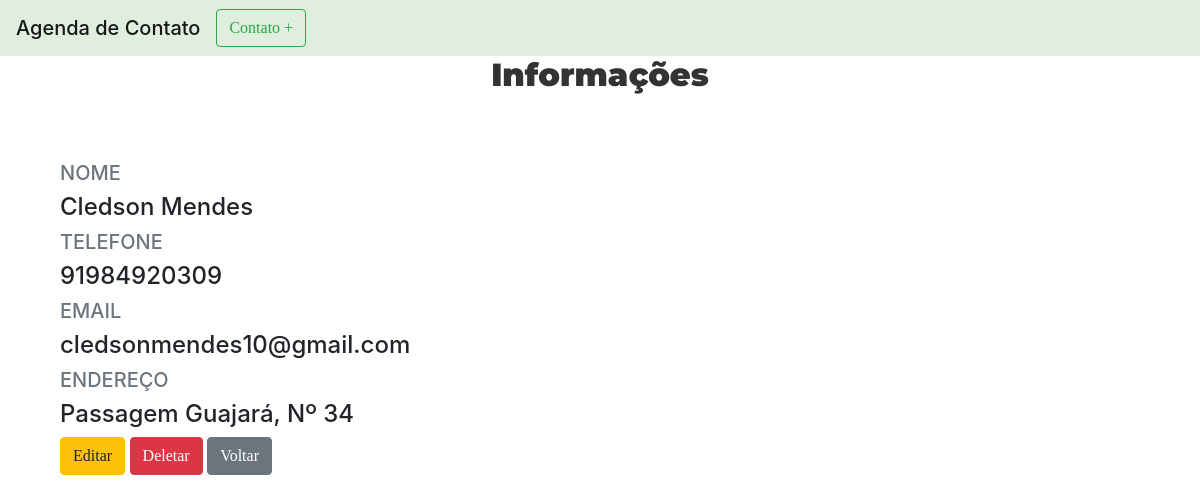
The app's page /1/info/ with its own data.
### core/models.py (models this page shows, shortened)
class Contato(models.Model):
    nome = models.CharField('Nome', max_length=100)
    email = models.EmailField('Email', max_length=100)
    phone = models.CharField('Telefone', max_length=11)
    endereco = models.CharField('Endereço', max_length=200)

### core/views.py (the view)
# urls.py: path('<int:pk>/info/', DetailContatoView.as_view(), name='info_contato'),
class DetailContatoView(DetailView):
    model = Contato
    template_name = 'contato_info.html'

### core/templates/contato_info.html
{% extends 'base.html' %}
{% load static %}
{% block content %}
</div>
</nav>
<div class="container">
    <div class="section-header text-center contact100-form-title">
        <h2 class="section-title wow fadeInDown" data-wow-delay="0.3s">Informações</h2>
    </div>
    <div class="justify-content-start">
                <dt class="col-sm-3 h5 text-secondary">NOME</dt>
                <dd class="col-sm-9 h4">{{ object.nome }}</dd>
                <dt class="col-sm-3 h5 text-secondary">TELEFONE</dt>
                <dd class="col-sm-9 h4">{{ object.phone }}</dd>
                <dt class="col-sm-3 h5 text-secondary">EMAIL</dt>
                <dd class="col-sm-9 h4">{{ object.email }}</dd>
                <dt class="col-sm-3 h5 text-secondary">ENDEREÇO</dt>
                <dd class="col-sm-9 h4">{{ object.endereco }}</dd>
        <div class="container">
            <a type="button" class="btn btn-warning" href="{% url 'upd_contato' object.pk %}">Editar</a>
            <a type="button" class="btn btn-danger" href="{% url 'del_contato' object.pk %}">Deletar</a>
            <a type="button" class="btn btn-secondary" href="{% url 'index' %}">Voltar</a>
        </div>
    </div>
</div>
{% endblock %}

### core/static/css/main.css (style rules this page uses)
* { margin: 0px; padding: 0px; box-sizing: border-box; }
body, html { height: 100%; font-family: Poppins-Regular, sans-serif; }
a { font-family: Poppins-Regular; font-size: 14px; line-height: 1.7; color: #666666; margin: 0px; transition: all 0.4s; -webkit-transition: all 0.4s; -o-transition: all 0.4s; -moz-transition: all 0.4s; }
h1,h2,h3,h4,h5,h6 { margin: 0px; }
.container { max-width: 1200px; }
.contact100-form-title { display: block; width: 100%; font-family: Montserrat-Black; font-size: 39px; color: #333333; line-height: 1.2; text-align: center; padding-bottom: 59px; }

### records on screen
Contato: nome "Cledson Mendes", phone "91984920309", email "cledsonmendes10@gmail.com", endereco "Passagem Guajará, Nº 34"
